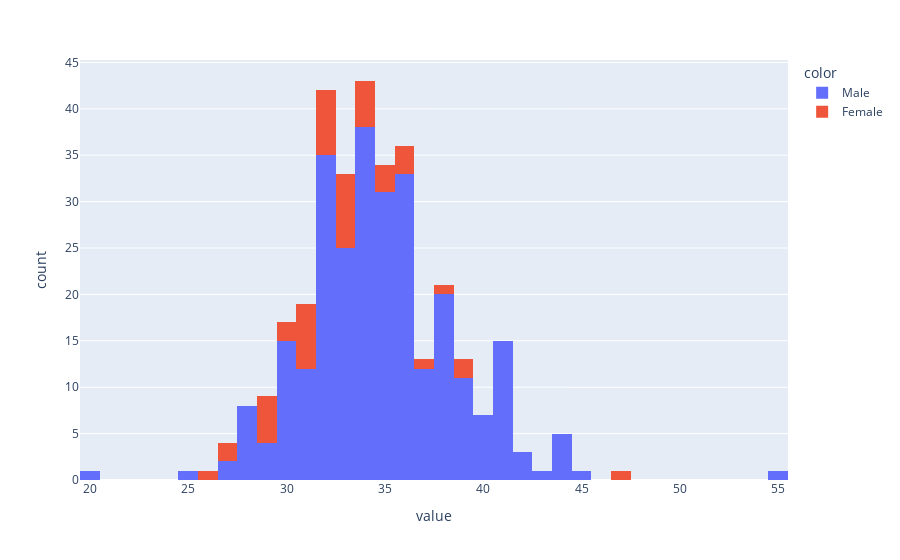

The notebook cell saved with this chart:
### Markdown cell above
### **How many astronauts are men? How many are women?**

Let's look at the distribution of men vs. women in the astronaut dataset. A simple pie chart could work here (look at documentation!), OR you could even incorporate the gender within your histogram you made earlier...

### Code cell
# Again, the most basic form to answer this question with a pie chart
px.pie(astro, astro['Gender'])

# Incorporating the histogram...
px.histogram(astro['Age Selected'], color=astro['Gender'])

### Figure 1 — Plotly figure (JSON) as saved in the notebook; plotly's stock layout.template omitted (floating-point values rounded to 4 significant figures; data arrays with more than 128 entries replaced by an {"elided": "..."} marker saying what was removed)
{"data": [{"alignmentgroup": "True", "bingroup": "x", "hovertemplate": "color=Male<br>value=%{x}<br>count=%{y}<extra></extra>", "legendgroup": "Male", "marker": {"color": "#636efa"}, "name": "Male", "offsetgroup": "Male", "orientation": "v", "showlegend": true, "type": "histogram", "x": {"elided": "281 int values"}, "xaxis": "x", "yaxis": "y"}, {"alignmentgroup": "True", "bingroup": "x", "hovertemplate": "color=Female<br>value=%{x}<br>count=%{y}<extra></extra>", "legendgroup": "Female", "marker": {"color": "#EF553B"}, "name": "Female", "offsetgroup": "Female", "orientation": "v", "showlegend": true, "type": "histogram", "x": [33, 31, 37, 29, 34, 35, 33, 32, 31, 32, 34, 31, 39, 29, 33, 32, 32, 36, 33, 31, 26, 36, 34, 33, 35, 32, 29, 34, 29, 47, 33, 31, 32, 29, 27, 35, 31, 31, 33, 38, 27, 32, 34, 39, 30, 36, 33, 30], "xaxis": "x", "yaxis": "y"}], "layout": {"barmode": "relative", "legend": {"title": {"text": "color"}, "tracegroupgap": 0}, "margin": {"t": 60}, "xaxis": {"anchor": "y", "domain": [0, 1], "title": {"text": "value"}}, "yaxis": {"anchor": "x", "domain": [0, 1], "title": {"text": "count"}}}}
